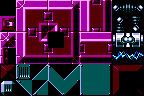

Tiled map render using the project's own tile images. Description and the whole map definition, tile-layer contents included, below:
An orthogonal 9x6 tile map with 16x16 px tiles, 1 tile layer (Tile Layer 1).

<map version="1.10" tiledversion="1.11.0" orientation="orthogonal" renderorder="right-down" width="9" height="6" tilewidth="16" tileheight="16" infinite="0" nextlayerid="2" nextobjectid="1">
 <tileset firstgid="1" source="dg_0.tsx" />
 <layer id="1" name="Tile Layer 1" width="9" height="6">
  <data encoding="csv">
1,427,428,231,232,237,238,235,166,
59,443,444,247,248,253,254,40,373,
413,269,228,0,270,429,430,328,333,
381,243,244,245,286,445,446,329,330,
261,415,200,75,48,71,72,239,240,
56,391,215,408,300,87,88,255,256
</data>
 </layer>
</map>
